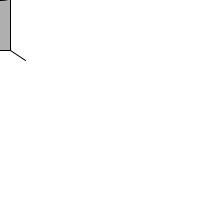
Frame 1 (no input)
Frame 60 (the mouse pressed at the canvas centre just before this capture): identical to frame 1, image omitted
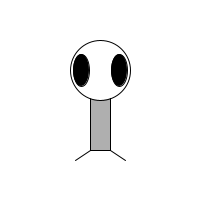
Frame 120 (the mouse held since frame 60 and released just before this capture)

The Processing sketch that drew these frames (run headless with seeded random() and noise(); from frame 60 on, the mouse is pressed at the canvas centre):

// Processing sketch: processing_9169
// ── processing_9169.pde

void setup() { size(200,200); // Set the size of the window smooth();
}
void draw() { background(255); 
// Draw a white background
// Set ellipses and rects to CENTER mode 
ellipseMode(CENTER); 
rectMode(CENTER);
// Draw Zoog's body 
stroke(0); 
fill(175); 
rect(mouseX,mouseY,20,100);
// Draw Zoog's head 
stroke(0); 
fill(255); 
ellipse(mouseX,mouseY-30,60,60);
// Draw Zoog's eyes 
fill(0); 
ellipse(mouseX-19,mouseY-30,16,32); 
ellipse(mouseX+19,mouseY-30,16,32);
// Draw Zoog's legs 
stroke(0);
line(mouseX+25,mouseY+60,mouseX+10,mouseY+50);
line(mouseX-25,mouseY+60,mouseX-10,mouseY+50);
}
